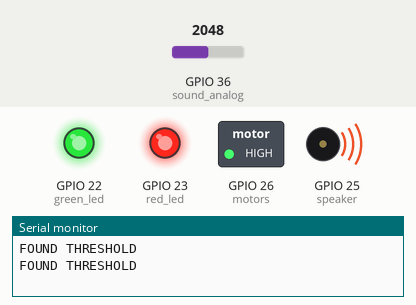
The sketch below on a simulated ESP32. Parts: switched loads named in the sketch (green lamp = pin HIGH), output pins drawn as LEDs (lit = HIGH), buzzer (waves = sounding, pin HIGH), the last lines printed to the serial monitor. The test bench sets the inputs (shaded band); at power-on: GPIO 36 (sound_analog) = 2048.

Above: at 3.8 s.
3.9 s: GPIO 36 (sound_analog) set to 1244
7.8 s: GPIO 36 (sound_analog) set to 1128
At 10.0 s:
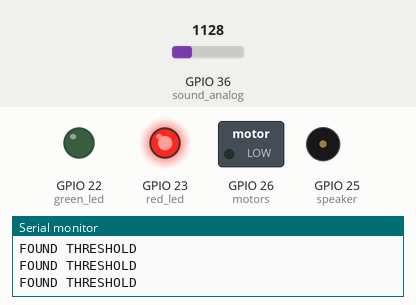
11.7 s: GPIO 36 (sound_analog) set to 1228
At 14.5 s:
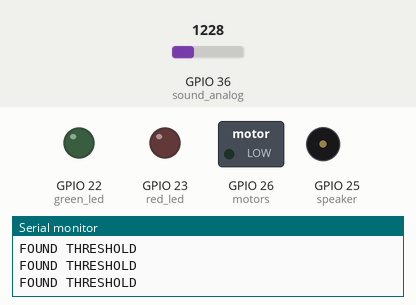
19.2 s: GPIO 36 (sound_analog) set to 491
At 21.4 s:
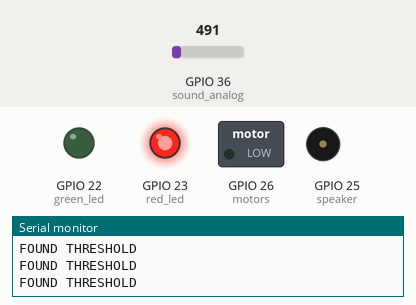
Timing chart, 0 to 22.9 s (numbered marks = the images above; inputs shaded):
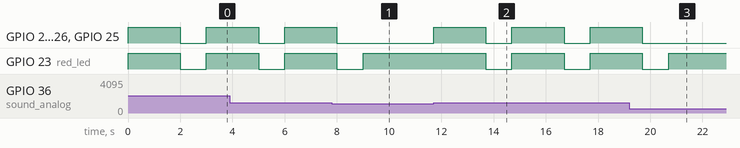

The sketch:

anti-bark.ino
```cpp
// use first channel of 16 channels (started from zero)
#define LEDC_CHANNEL_0     0

// use 13 bit precission for LEDC timer
#define LEDC_TIMER_13_BIT  13

// use 5000 Hz as a LEDC base frequency
#define LEDC_BASE_FREQ     5000

int brightness = 0;    // how bright the LED is
int fadeAmount = 10;    // how many points to fade the LED by
// Arduino like analogWrite
// value has to be between 0 and valueMax
void ledcAnalogWrite(uint8_t channel, uint32_t value, uint32_t valueMax = 255) {
  // calculate duty, 8191 from 2 ^ 13 - 1
  uint32_t duty = (8191 / valueMax) * min(value, valueMax);

  // write duty to LEDC
  ledcWrite(channel, duty);
}


const float sound_analog = 36;
const int green_led = 22;
const int red_led = 23;
const int speaker = 25;
const int motors = 26;
int sensitivity = 1200; //700 really sensitive

#include <WiFi.h>


// Set these to your desired credentials.
const char* ssid = "BARK";
const char* password = "pleaseno";


void setup(){
  Serial.begin(115200);
  pinMode(green_led, OUTPUT);
  pinMode(red_led, OUTPUT);
  pinMode(speaker, OUTPUT);
  pinMode(motors, OUTPUT);
  WiFi.mode(WIFI_AP);
  WiFi.softAP(ssid, password);

 ledcSetup(LEDC_CHANNEL_0, LEDC_BASE_FREQ, LEDC_TIMER_13_BIT);
 ledcAttachPin(green_led, LEDC_CHANNEL_0);


}

void loop(){


  if(WiFi.softAPgetStationNum()== 1){

    digitalWrite(red_led, LOW);
      // set the brightness on LEDC channel 0
  ledcAnalogWrite(LEDC_CHANNEL_0, brightness);

  // change the brightness for next time through the loop:
  brightness = brightness + fadeAmount;

  // reverse the direction of the fading at the ends of the fade:
  if (brightness <= 0 || brightness >= 300) {
    fadeAmount = -fadeAmount;
  }
  // wait for 30 milliseconds to see the dimming effect
  delay(30);
}


  if(WiFi.softAPgetStationNum()== 0) {
    ledcAnalogWrite(LEDC_CHANNEL_0, 0);


  digitalWrite(red_led, HIGH);
  int val_analog = (analogRead(sound_analog));

  //Serial.print(val_analog);
  Serial.print('\n');


  if (val_analog >= sensitivity){

    Serial.print("FOUND THRESHOLD");

    digitalWrite(green_led, HIGH);   // turn the LED on (HIGH is the voltage level)


   digitalWrite(red_led, HIGH);   // turn the LED on (HIGH is the voltage level)


  digitalWrite(speaker, HIGH);   // turn the LED on (HIGH is the voltage level)


   digitalWrite(motors, HIGH);   // turn the LED on (HIGH is the voltage level)
  delay(2000);

   digitalWrite(green_led, LOW);    // turn the LED off by making the voltage LOW
   digitalWrite(red_led, LOW);    // turn the LED off by making the voltage LOW
                        // wait for a second
  digitalWrite(speaker, LOW);    // turn the LED off by making the voltage LOW
digitalWrite(motors, LOW);    // turn the LED off by making the voltage LOW
delay(1000);
  }
    }


}
```

Measured:
- the behaviour switches between 1200 and 1199 on GPIO 36 (sound_analog) (found by bisection; images 0 and 1)
- after the input at 7.8 s, GPIO 22 (green_led), GPIO 26 (motors), GPIO 25 (speaker): goes on until 8.0 s, then stays LOW; GPIO 23 (red_led): goes on until 9.0 s, then stays HIGH
- after the input at 11.7 s, GPIO 22 (green_led), GPIO 26 (motors), GPIO 25 (speaker): alternates HIGH for 2.0 s and LOW for 1.0 s, starting at once; GPIO 23 (red_led): alternates HIGH for 2.0 s and LOW for 1.0 s, starting after 2.0 s
- after the input at 19.2 s, GPIO 22 (green_led), GPIO 26 (motors), GPIO 25 (speaker): goes on until 19.7 s, then stays LOW; GPIO 23 (red_led): goes on until 20.7 s, then stays HIGH
